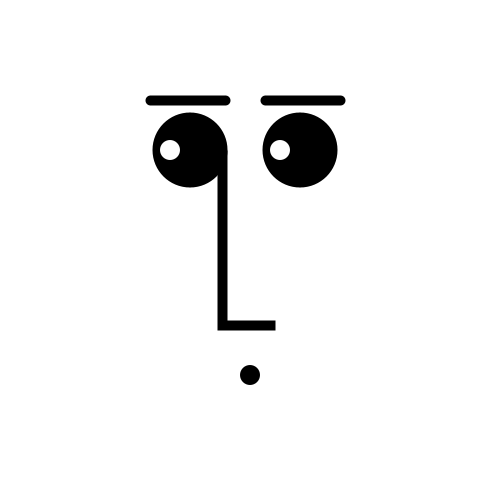
Frame 1 (no input)
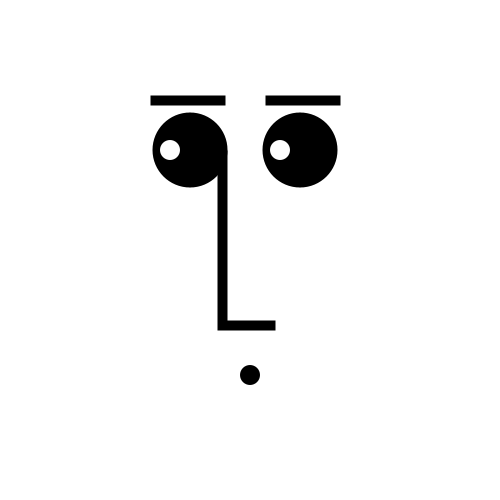
Frame 60 (the mouse pressed at the canvas centre just before this capture)
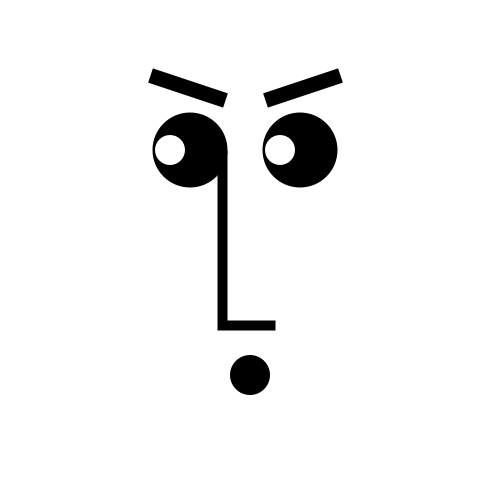
Frame 120 (the mouse held since frame 60 and released just before this capture)

The Processing sketch that drew these frames (run headless with seeded random() and noise(); from frame 60 on, the mouse is pressed at the canvas centre):

// Processing sketch: processing_87761
// ── processing_87761.pde

void setup() {
  size(500, 500);
  smooth();
}

void draw() {
  background(255);

  //eyebrow
  float ypos = map(mouseX, 0, width, 100, 50);
  float thinkness = map(mouseX, 0, width, 10, 20);
  stroke(0);
  strokeWeight(thinkness);
  line(150, ypos, 225, 100);
  line(265, 100, 340, ypos);


  //mouth
  float dia = map(mouseX, 0, width, 20, 60);
  println(dia);
  noStroke();
  fill(0);
  ellipse(width/2, 375, dia, dia);


  //left_eye
  noStroke();
  fill(0);
  ellipse(190, 150, 75, 75);

  float left_dia = map(mouseX, 0, width, 20, 40);
  println(dia);
  noStroke();
  fill(255);
  ellipse(170, 150, left_dia, left_dia); 

   //right_eye
  noStroke();
  fill(0);
  ellipse(300, 150, 75, 75);

float right_dia = map(mouseX, 0, width, 20, 40);
  println(dia);
  noStroke();
  fill(255);
  ellipse(280, 150, right_dia, right_dia); 


  //nose
  noFill();
  strokeWeight(10);
  stroke(0);
  strokeCap(SQUARE);
  beginShape();
  vertex (222, 150);
  vertex(222, 325);
  vertex(275, 325);
  endShape();
}
